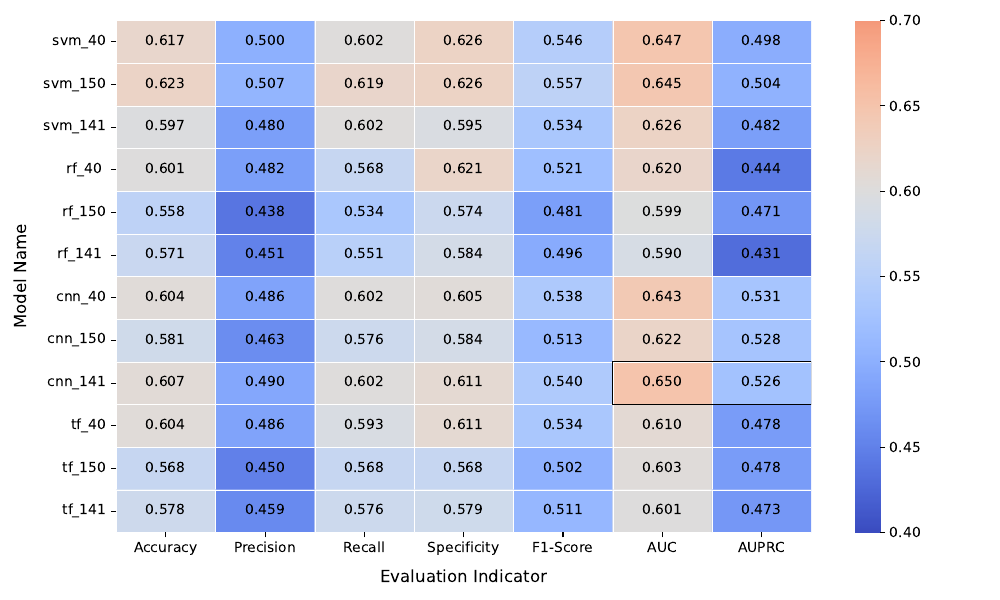

Source code (Python):
import pandas as pd
import seaborn as sns
import matplotlib.pyplot as plt
from matplotlib.backends.backend_pdf import PdfPages


data = pd.read_excel('compare_newTest.xlsx')

indicators = ['Accuracy', 'Precision', 'Recall', 'Specificity', 'F1-Score', 'AUC', 'AUPRC']
data_matrix = data.loc[:, indicators].values

data.set_index('Model', inplace=True)

max_auc_index = data['AUC'].idxmax()

auc_column_index = indicators.index('AUC')
auprc_column_index = indicators.index('AUPRC')

plt.figure(figsize=(10, 6))
heatmap = sns.heatmap(data_matrix, cmap='coolwarm', annot=True, fmt='.3f', xticklabels=indicators, yticklabels=data.index, 
            linewidths=0.1, center=0.6, vmin=0.4, vmax=0.7, annot_kws={'color':'black'})

heatmap.add_patch(plt.Rectangle((auc_column_index, data.index.get_loc(max_auc_index)), 2, 1, fill=False, edgecolor='black', lw=1))

plt.xlabel('Evaluation Indicator', labelpad=10, fontsize=12)
plt.ylabel('Model Name', labelpad=10, fontsize=12)

plt.tight_layout()

with PdfPages('compare_newTest.pdf') as pdf:
    pdf.savefig()
    plt.close()

